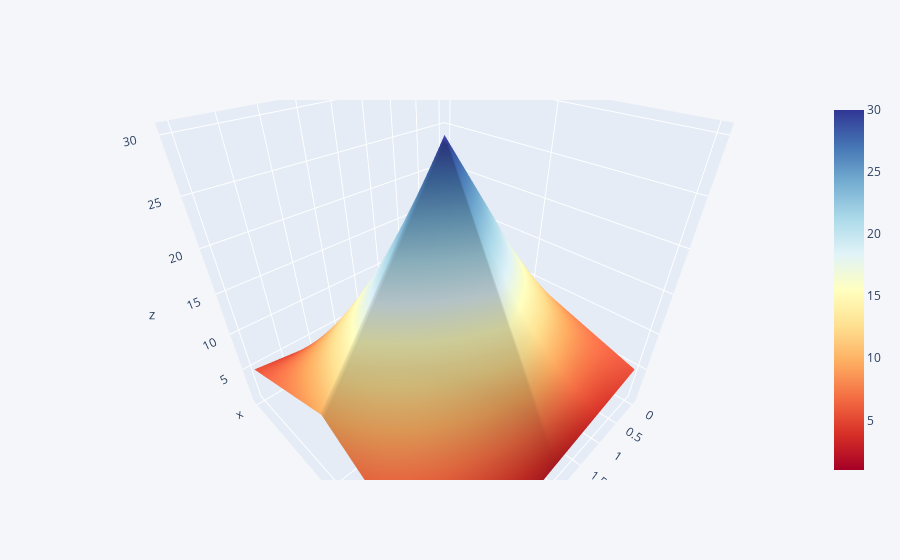

Notebook source saved alongside this figure:
### Markdown cell above
## 3d Surface

### Code cell
df3 = pd.DataFrame({'x':[1,2,3,4,5],'y':[10,20,30,20,10],'z':[5,4,3,2,1]})
df3.iplot(kind='surface',colorscale='rdylbu')

### Figure 1 — Plotly figure (JSON) as saved in the notebook; plotly's stock layout.template omitted (floating-point values rounded to 4 significant figures)
{"data": [{"colorscale": [[0, "rgb(165,0,38)"], [0.1, "rgb(215,48,39)"], [0.2, "rgb(244,109,67)"], [0.3, "rgb(253,174,97)"], [0.4, "rgb(254,224,144)"], [0.5, "rgb(255,255,191)"], [0.6, "rgb(224,243,248)"], [0.7, "rgb(171,217,233)"], [0.8, "rgb(116,173,209)"], [0.9, "rgb(69,117,180)"], [1, "rgb(49,54,149)"]], "type": "surface", "x": [0, 1, 2, 3, 4], "y": ["x", "y", "z"], "z": [[1, 2, 3, 4, 5], [10, 20, 30, 20, 10], [5, 4, 3, 2, 1]]}], "layout": {"autosize": true, "legend": {"bgcolor": "#F5F6F9", "font": {"color": "#4D5663"}}, "paper_bgcolor": "#F5F6F9", "plot_bgcolor": "#F5F6F9", "scene": {"aspectmode": "auto", "aspectratio": {"x": 1, "y": 1, "z": 1}, "camera": {"center": {"x": 0, "y": 0, "z": 0}, "eye": {"x": 0.8134, "y": 0.8134, "z": 0.8134}, "projection": {"type": "perspective"}, "up": {"x": 0, "y": 0, "z": 1}}}, "title": {"font": {"color": "#4D5663"}}, "xaxis": {"gridcolor": "#E1E5ED", "showgrid": true, "tickfont": {"color": "#4D5663"}, "title": {"font": {"color": "#4D5663"}, "text": ""}, "zerolinecolor": "#E1E5ED"}, "yaxis": {"gridcolor": "#E1E5ED", "showgrid": true, "tickfont": {"color": "#4D5663"}, "title": {"font": {"color": "#4D5663"}, "text": ""}, "zerolinecolor": "#E1E5ED"}}}
